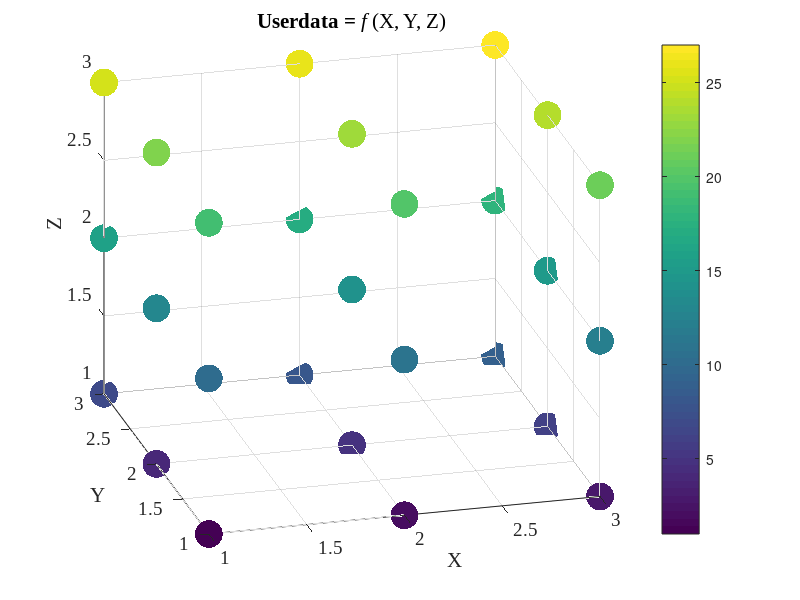

Write the MATLAB code that produced this figure.
%%%%%%%%%%%%%%%%%%%%%%%%%%%%%%%%%%%%%%%%%%%%%%%%%%%%%%%%
%                5D Data Visualization                 %
%              with MATLAB Implementation              %
%                                                      %
% Author: M.Sc. Eng. Hristo Zhivomirov        12/13/14 %
%%%%%%%%%%%%%%%%%%%%%%%%%%%%%%%%%%%%%%%%%%%%%%%%%%%%%%%%

clear, clc, close all
% set(gcf, 'Renderer', 'Painter')   % vector graphics 
% set(gcf, 'Renderer', 'Zbuffer')   % faster and more accurate than Painters 
set(gcf, 'Renderer', 'OpenGL')      % speed up the rendering process

% form the axes
x = 1:1:3;  % first dimension indipendent variable
y = 1:1:3;  % second dimension indipendent variable
z = 1:1:3;  % third dimension indipendent variable

% form the 3D grid
[X, Y, Z] = meshgrid(x, y, z);

% form the user data matrix
% the data could be iported from .txt or .xls file
userdata(:, :, 1) = [1  2  3;  4  5  6;  7  8  9];      % first page
userdata(:, :, 2) = [10 11 12; 13 14 15; 16 17 18];     % second page
userdata(:, :, 3) = [19 20 21; 22 23 24; 25 26 27];     % third page

% prepare the colorbar limits
mincolor = min(userdata(:));    % find the minimum of the data function
maxcolor = max(userdata(:));    % find the maximum of the data function

% animation
for A = 0:0.01:1

% plot the data
figure(1)
scatter3(X(:), Y(:), Z(:), 400, A*userdata(:), 'filled')
set(gca, 'FontName', 'Times New Roman', 'FontSize', 14)
xlabel('X')
ylabel('Y')
zlabel('Z')
title('Userdata = \it{f} \rm(X, Y, Z)')
caxis([mincolor maxcolor])
colorbar
view(-15, 25)

drawnow

end
